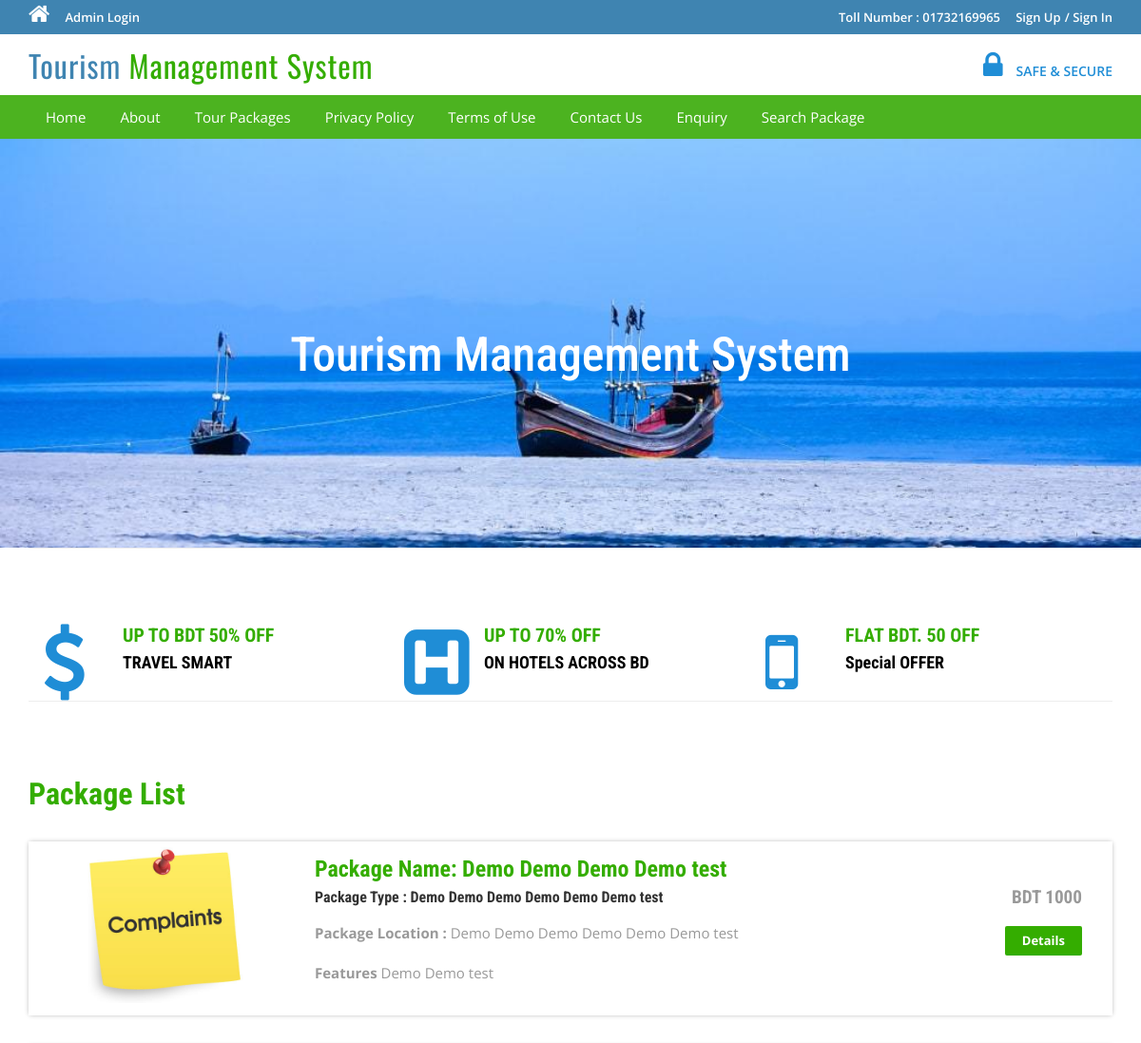
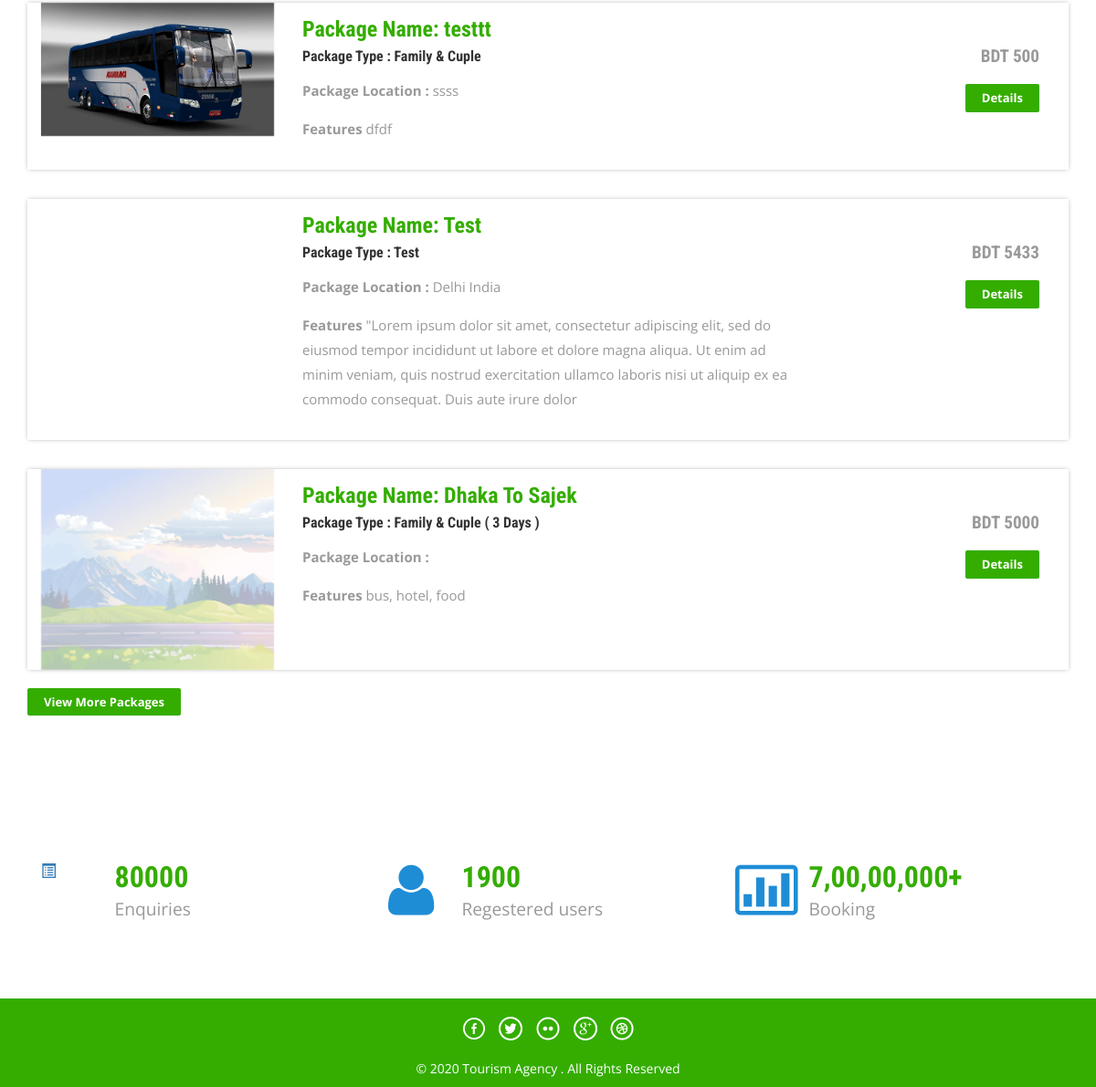
The page / on the database its author committed (2 pictures, top to bottom).
### tables this page shows
CREATE TABLE `tbltourpackages` (
  `PackageId` int(11) NOT NULL,
  `PackageName` varchar(200) DEFAULT NULL,
  `PackageType` varchar(150) DEFAULT NULL,
  `PackageLocation` varchar(100) DEFAULT NULL,
  `PackagePrice` int(11) DEFAULT NULL,
  `PackageFetures` text,
  `PackageDetails` mediumtext,
  `PackageImage` varchar(100) DEFAULT NULL,
  `Creationdate` timestamp NULL DEFAULT CURRENT_TIMESTAMP,
  `UpdationDate` timestamp NULL DEFAULT NULL ON UPDATE CURRENT_TIMESTAMP,
  `exclude` text NOT NULL,
  `cost` int(30) NOT NULL,
  `d_from` varchar(100) NOT NULL,
  `d_to` varchar(100) NOT NULL
);

### index.php (the view, shortened to what this page needs)
<?php
include('includes/config.php');
?>
<!DOCTYPE HTML>
<html>
<head>
<link href="css/bootstrap.css" rel='stylesheet' type='text/css' />
<link href="css/style.css" rel='stylesheet' type='text/css' />
<link href="css/font-awesome.css" rel="stylesheet">
<link href="css/animate.css" rel="stylesheet" type="text/css" media="all">
</head>
<body>
<?php include('includes/header.php');?>
<div class="banner">
	<div class="container">
		<h1 class="wow zoomIn animated animated" data-wow-delay=".5s" style="visibility: visible; animation-delay: 0.5s; animation-name: zoomIn;"> Tourism Management System</h1>
	</div>
</div>
<div class="container">
	<div class="rupes">
		<div class="col-md-4 rupes-left wow fadeInDown animated animated" data-wow-delay=".5s" style="visibility: visible; animation-delay: 0.5s; animation-name: fadeInDown;">
			<div class="rup-left">
				<a href="offers.html"><i class="fa fa-usd"></i></a>
			</div>
			<div class="rup-rgt">
				<h3>UP TO BDT  50% OFF</h3>
				<h4><a href="offers.html">TRAVEL SMART</a></h4>
			</div>
				<div class="clearfix"></div>
		</div>
		<div class="col-md-4 rupes-left wow fadeInDown animated animated" data-wow-delay=".5s" style="visibility: visible; animation-delay: 0.5s; animation-name: fadeInDown;">
			<div class="rup-left">
				<a href="offers.html"><i class="fa fa-h-square"></i></a>
			</div>
			<div class="rup-rgt">
				<h3>UP TO 70% OFF</h3>
				<h4><a href="offers.html">ON HOTELS ACROSS BD</a></h4>
			</div>
				<div class="clearfix"></div>
		</div>
		<div class="col-md-4 rupes-left wow fadeInDown animated animated" data-wow-delay=".5s" style="visibility: visible; animation-delay: 0.5s; animation-name: fadeInDown;">
			<div class="rup-left">
				<a href="offers.html"><i class="fa fa-mobile"></i></a>
			</div>
			<div class="rup-rgt">
				<h3>FLAT BDT. 50 OFF</h3>
				<h4><a href="offers.html"> Special OFFER</a></h4>
			</div>
				<div class="clearfix"></div>
		</div>
	</div>
</div>
<div class="container">
	<div class="holiday">
	<h3>Package List</h3>
<?php $sql = "SELECT * from tbltourpackages order by rand() limit 4";
$query = $dbh->prepare($sql);
$query->execute();
$results=$query->fetchAll(PDO::FETCH_OBJ);
if($query->rowCount() > 0)
{
foreach($results as $result)
{	?>
			<div class="rom-btm">
				<div class="col-md-3 room-left wow fadeInLeft animated" data-wow-delay=".5s">
					<img src="admin/pacakgeimages/<?php echo htmlentities($result->PackageImage);?>" class="img-responsive" alt="">
				</div>
				<div class="col-md-6 room-midle wow fadeInUp animated" data-wow-delay=".5s">
					<h4>Package Name: <?php echo htmlentities($result->PackageName);?></h4>
					<h6>Package Type : <?php echo htmlentities($result->PackageType);?></h6>
					<p><b>Package Location :</b> <?php echo htmlentities($result->PackageLocation);?></p>
					<p><b>Features</b> <?php echo htmlentities($result->PackageFetures);?></p>
				</div>
				<div class="col-md-3 room-right wow fadeInRight animated" data-wow-delay=".5s">
					<h5>BDT <?php echo htmlentities($result->PackagePrice);?></h5>
					<a href="package-details.php?pkgid=<?php echo htmlentities($result->PackageId);?>" class="view">Details</a>
				</div>
				<div class="clearfix"></div>
			</div>
<?php }} ?>
<div><a href="package-list.php" class="view">View More Packages</a></div>
</div>
	</div>
<div class="routes">
	<div class="container">
		<div class="col-md-4 routes-left wow fadeInRight animated" data-wow-delay=".5s">
			<div class="rou-left">
				<a href="#"><i class="glyphicon glyphicon-list-alt"></i></a>
			</div>
			<div class="rou-rgt wow fadeInDown animated" data-wow-delay=".5s">
				<h3>80000</h3>
				<p>Enquiries</p>
			</div>
				<div class="clearfix"></div>
		</div>
		<div class="col-md-4 routes-left">
			<div class="rou-left">
				<a href="#"><i class="fa fa-user"></i></a>
			</div>
			<div class="rou-rgt">
				<h3>1900</h3>
				<p>Regestered users</p>
			</div>
				<div class="clearfix"></div>
		</div>
		<div class="col-md-4 routes-left wow fadeInRight animated" data-wow-delay=".5s">
			<div class="rou-left">
				<a href="#"><i class="fa fa-ticket"></i></a>
			</div>
			<div class="rou-rgt">
				<h3>7,00,00,000+</h3>
				<p>Booking</p>
			</div>
				<div class="clearfix"></div>
		</div>
		<div class="clearfix"></div>
	</div>
</div>
<?php include('includes/footer.php');?>
</body>
</html>

### css/style.css (style rules this page uses)
html, body { font-size: 100%; background: #fff; font-family: 'Open Sans', sans-serif; }
body a,.grid_1,plan_1,plan_1.one,plan_1.two,i.icon1, i.icon2, i.icon3, i.icon4, i.icon5, i.icon6 { transition:0.5s all; -webkit-transition:0.5s all; -moz-transition:0.5s all; -o-transition:0.5s all; -ms-transition:0.5s all; }
h1,h2,h3,h4,h5,h6 { margin:0; font-family: 'Roboto Condensed', sans-serif; }
p { margin:0; }
.banner { background: url(../images/sea-beach.jpg)no-repeat; background-size: cover; -webkit-background-size: cover; -o-background-size: cover; -ms-background-size: cover; -moz-background-size: cover; min-height: 430px; }
.banner h1 { font-size: 50px; margin-bottom: 40px; padding: 4em 0 0; text-align: center; color: #ffffff; }
.rup-left { float: left; width: 24%; }
.rup-rgt { float: left; width: 76%; }
.rupes { padding: 5em 0; border-top: 1px solid rgba(236, 236, 236, 0.9); border-bottom: 1px solid rgba(236, 236, 236, 0.9); }
i.fa.fa-usd { font-size: 5em; color: #1f8dd6; }
i.fa.fa-h-square { font-size: 5em; color: #1f8dd6; }
i.fa.fa-mobile { font-size:5em; color: #1f8dd6; }
.rupes h3 { font-size: 20px; color: #34ad00; font-weight: 700; }
.rupes h4 { font-size: 18px; margin: 8px 0; font-weight: 700; }
.rupes h4 a { color: #000000; }
.rup-left a { display: inline-block; }
.routes { padding: 5em 0; }
.rou-left { float: left; width: 23%; }
.rou-rgt { float: left; width: 70%; }
i.fa.fa-truck,i.fa.fa-user,i.fa.fa-ticket { font-size: 4em; color:#1f8dd6; }
.routes h3 { font-size: 2em; font-weight: 700; color: #34ad00; }
.routes p { font-size: 1.2em; color: #999; line-height: 1.8em; }
.holiday { padding: 5em 0; }
.holiday h3 { font-size: 2em; font-weight: 700; color: #34ad00; }
.holiday p { font-size: 1.2em; line-height: 1.8em; margin: 1em 0; color: #999; }
a.view { padding: 6px 18px; font-weight: 700; color: #fff; background-color: #34ad00; border: 0; font-size: 13px; border-radius: 2px; -webkit-transition: all .2s; -moz-transition: all .2s; transition: all .2s; margin-top: 20px; display: inline-block; }
.rom-btm { margin-top: 2em; box-shadow: 0px 0px 5px -1px rgba(0, 0, 0, 0.37); }
.rom-btm h4 { font-size: 1.5em; font-weight: 700; color: #34ad00; }
.rom-btm p { font-size: 15px; color: #999; }
.rom-btm h6 { font-size: 1em; font-weight: 700; margin: 0.5em 0; }
.room-right { text-align: right; padding: 3em 2em; }
.room-midle { padding: 1em; }
.rom-btm h5 { font-size: 1.2em; font-weight: 700; color: #999; }
.glyphicon { position: relative; top: 1px; display: inline-block; font-family: 'Glyphicons Halflings'; font-style: normal; font-weight: normal; line-height: 1; -webkit-font-smoothing: antialiased; -moz-osx-font-smoothing: grayscale; }

### rows shown on the page
tbltourpackages: PackageImage (picture), PackageName "Demo Demo Demo Demo test", PackageType "Demo Demo Demo Demo Demo Demo test", PackageLocation "Demo Demo Demo Demo Demo Demo test", PackageFetures "Demo Demo test", PackagePrice "1000"
tbltourpackages: PackageImage (picture), PackageName "testtt", PackageType "Family & Cuple", PackageLocation "ssss", PackageFetures "dfdf", PackagePrice "500"
tbltourpackages: PackageName "Test", PackageType "Test", PackageLocation "Delhi India", PackageFetures "\"Lorem ipsum dolor sit amet, consectetur adipiscing elit, sed do eiusmod tempor incididunt ut labore et dolore magna aliqua. Ut enim ad minim veniam, quis nostrud exercitation ullamco laboris nisi ut aliquip ex ea commodo consequat. Duis aute irure dolor", PackagePrice "5433"
tbltourpackages: PackageImage (picture), PackageName "Dhaka To Sajek", PackageType "Family & Cuple ( 3 Days )", PackageFetures "bus, hotel, food", PackagePrice "5000"
